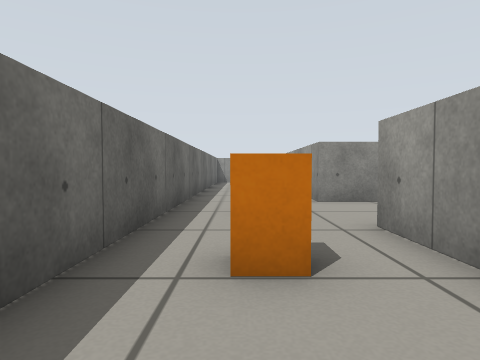
View 1 (above)

24 first-person views from a walk through a robot-simulator world made for Gazebo. The camera is 0.44 m above the floor, tilts 2° down and sees 75° across. The floor is counted in squares, 0.5 m on a side. Each view is taken from the middle of a square. On the plan, view 1 faces up. The plan holds only what a view shows up to about 11 squares ahead; the rest is blank.

View 2
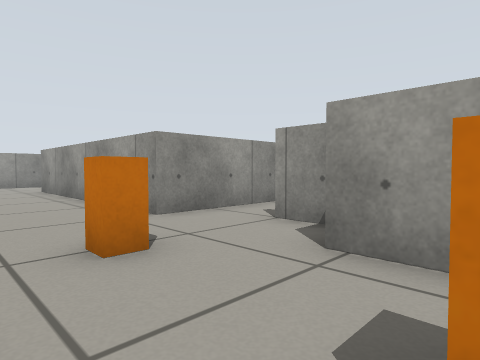

View 3
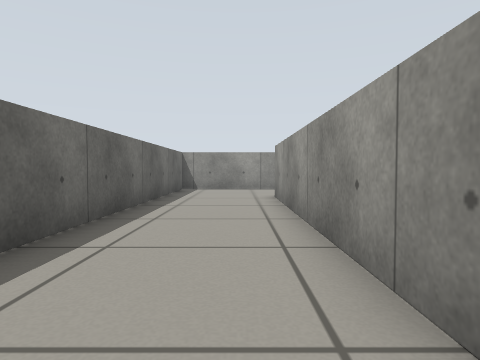

View 4
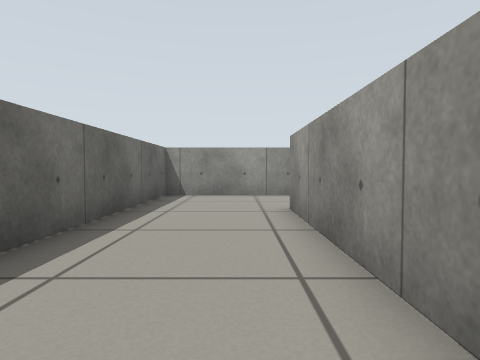

View 5
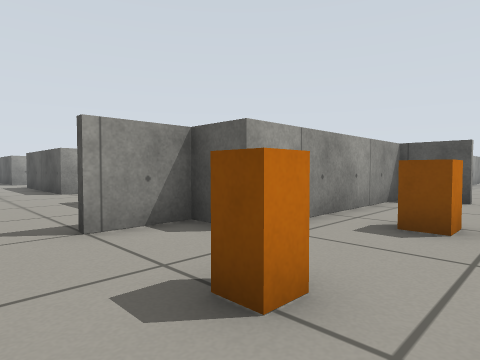

View 6
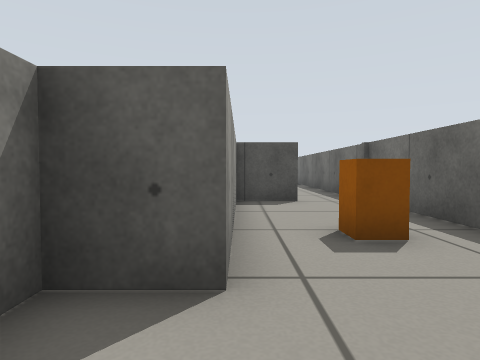

View 7
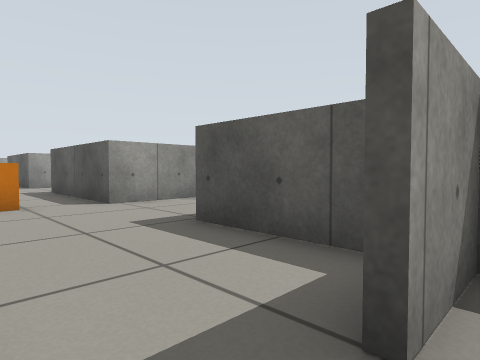

View 8
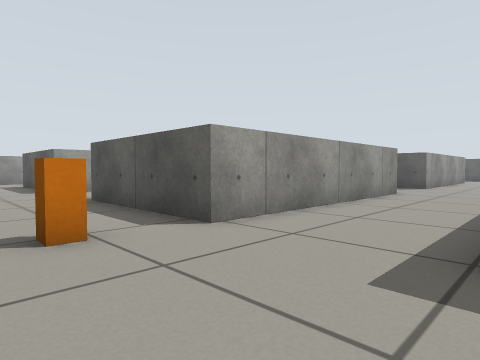

View 9
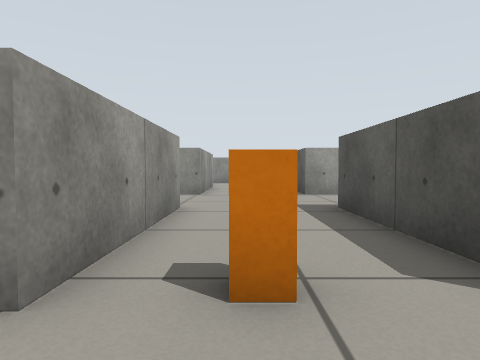

View 10
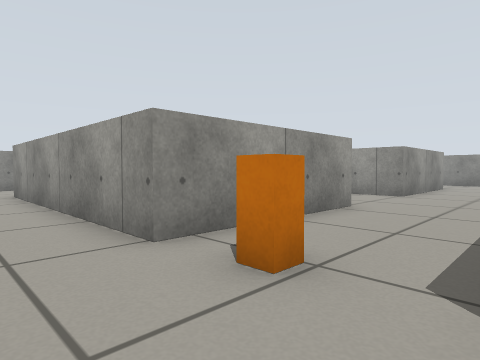

View 11
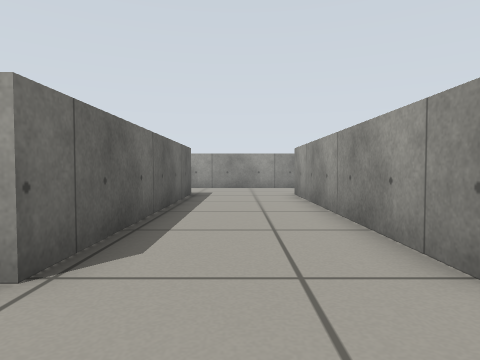

View 12
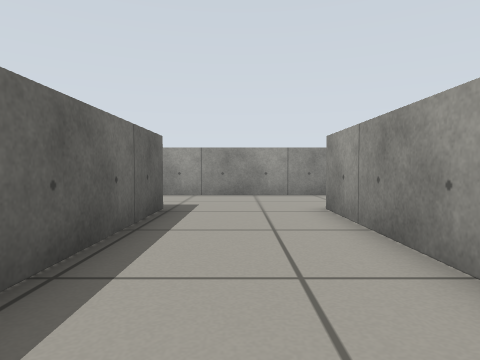

View 13
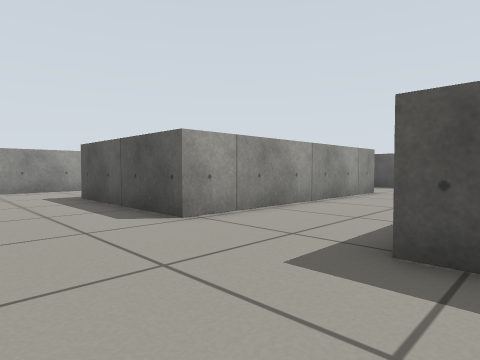

View 14
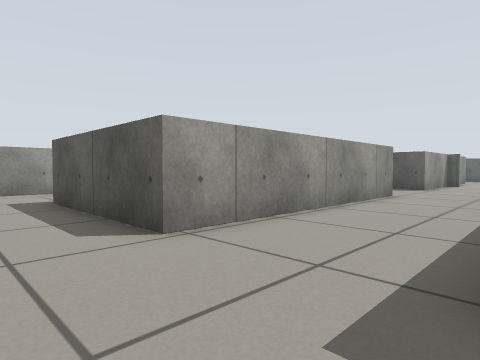

View 15
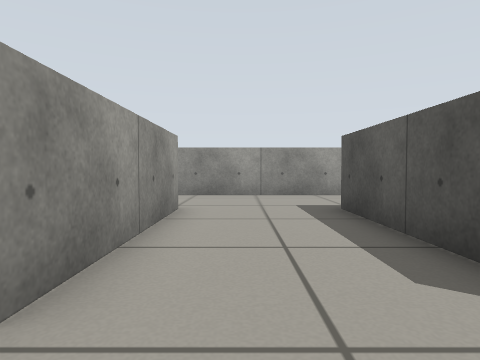

View 16
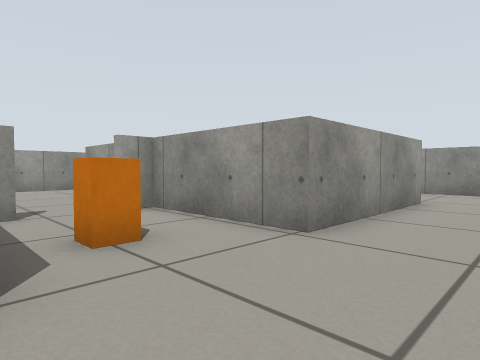

View 17
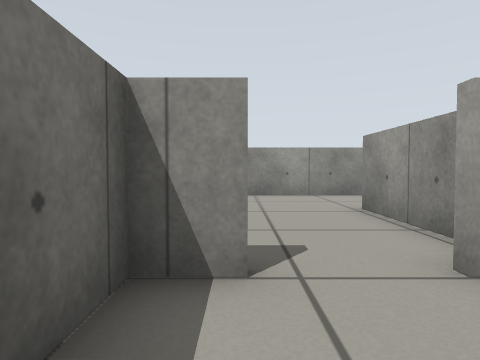

View 18
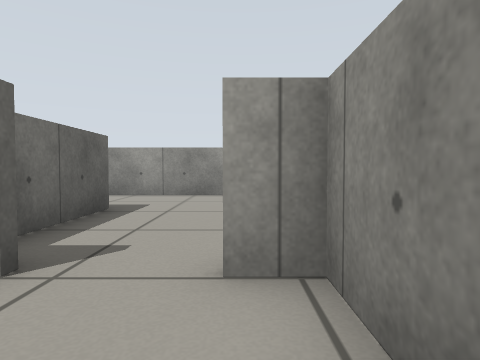

View 19
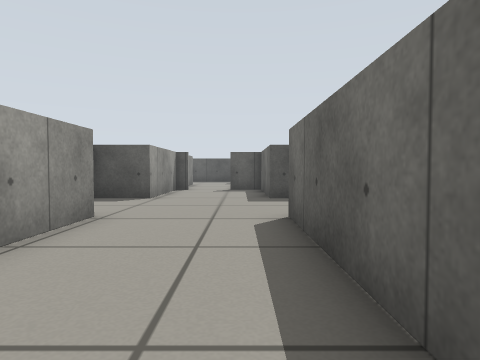

View 20
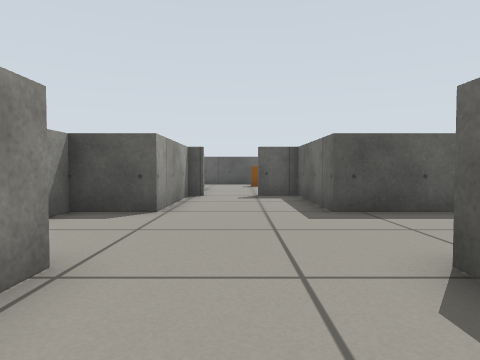

View 21
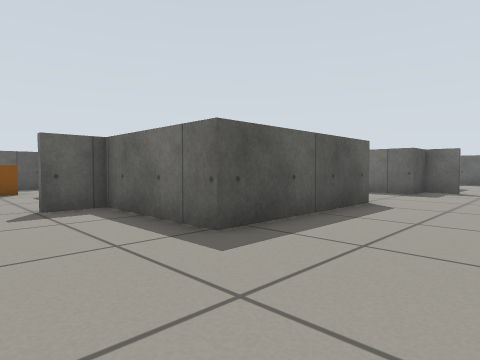

View 22
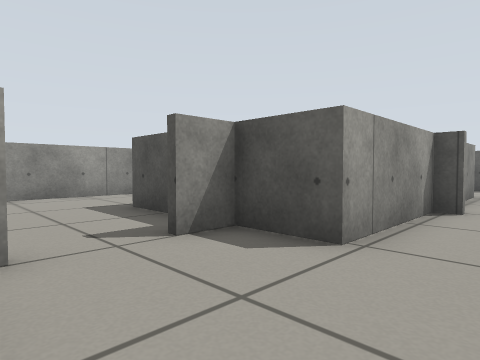

View 23
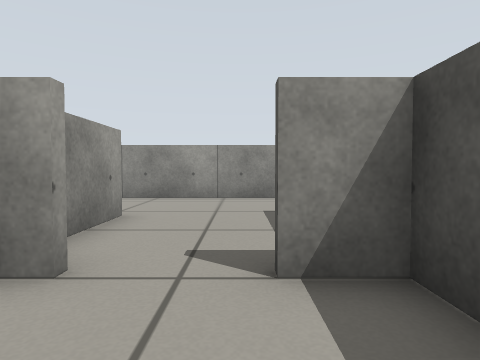

View 24
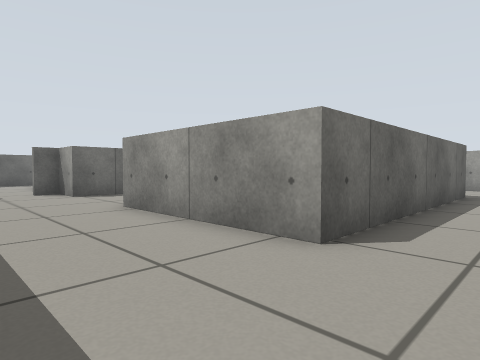

### Floor plan
Points are (right, up) in squares from view 1. A wall is a line through its corners. A room is listed if a view was taken in it or the views show most of it. See-through windows are left out.
Room 1 (views 1, 2, 3, 4, 5, 6)
walls: (2.1, 8.4) (2.1, 17); (0.4, -1.5) (2.1, -1.5) (2.1, 4.8) (3.4, 4.8) (3.4, 6.6); (2.8, 20.5) (-1.5, 20.5) (-1.5, -2.5)
ways out: opening at (-0.5, -3) to room 2; opening at (3.5, 7.5) to room 2
objects: orange box (0, 3); orange box (0, 6)
Room 2 (views 7, 8, 9, 10, 11, 12, 13, 14, 15, 16, 17, 18, 19, 20, 21, 22, 23, 24)
walls: (16.1, -3.8) (10.9, -3.8) (10.9, 4.8) (16.1, 4.8) (16.1, -3.8); (19.7, -3.9) (19.7, 4.8) (25, 4.8); (21.5, -4.6) (21.5, -4); (10.9, -7.4) (16.1, -7.4) (16.1, -11.2) (17.5, -11.2); (25, -3.8) (23, -3.8); (23.4, -7.4) (25, -7.4); (19.1, -11.2) (19.7, -11.2) (19.7, -7.4) (21.5, -7.4) (21.5, -6.2); (7.3, -2.1) (7.3, -3.8) (5.9, -3.8) (5.9, -4.6); (16.1, 8.4) (10.9, 8.4) (10.9, 17); (6.8, -7.4) (7.3, -7.4) (7.3, -8); (28.5, 3.5) (28.5, 9.1); (25, 8.4) (19.7, 8.4) (19.7, 12.5) (18.8, 12.5); (28.5, -9.1) (28.5, -2.4); (19.7, -16) (19.7, -14.5); (4.4, 4.8) (7.4, 4.8); (17.1, 12.5) (16.1, 12.5) (16.1, 11.1); (19.7, 13.9) (19.7, 17); (-1.5, -2.5) (-1.5, -4); (16.1, 17) (16.1, 14); (7.3, 17) (7.3, 8.4) (2.1, 8.4); (21.1, 20.5) (14.5, 20.5); (12, 20.5) (6.4, 20.5)
ways out: opening at (-0.5, -3) to room 1; opening at (3.5, 7.5) to room 1
objects: orange box (11, 7); orange box (17, -17); orange box (18, 10)

Positions as (right, up) in squares from view 1, and headings:
1: (0, 0), facing up
2: (-1, 3), facing up-right
3: (1, 7), facing up
4: (1, 10), facing up
5: (-1, 8), facing down-right
6: (2, 7), facing down
7: (3, 8), facing down-right
8: (7, 8), facing down-right
9: (9, 7), facing right
10: (9, 5), facing up-right
11: (9, 6), facing up
12: (9, 10), facing up
13: (15, 8), facing down-right
14: (16, 7), facing down-right
15: (18, 7), facing right
16: (16, 6), facing up-right
17: (17, 10), facing up
18: (19, 10), facing up
19: (17, 2), facing down
20: (18, -1), facing down
21: (19, -4), facing down-left
22: (18, -4), facing down-right
23: (19, -6), facing right
24: (18, -7), facing up-left
